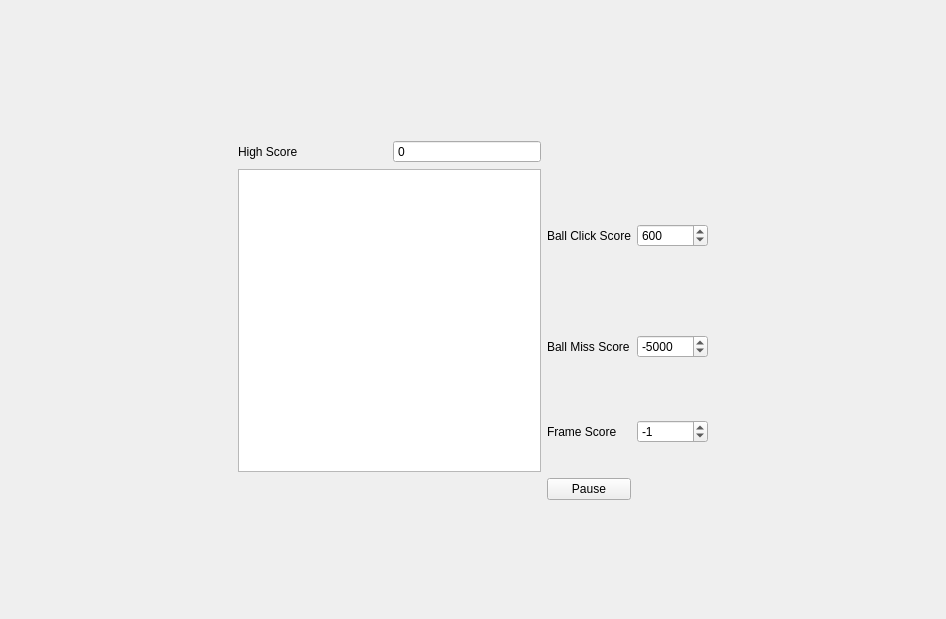
<?xml version="1.0" encoding="UTF-8"?>
<ui version="4.0">
 <class>MainWindow</class>
 <widget class="QMainWindow" name="MainWindow">
  <property name="geometry">
   <rect>
    <x>0</x>
    <y>0</y>
    <width>946</width>
    <height>619</height>
   </rect>
  </property>
  <property name="windowTitle">
   <string>Click The Ball</string>
  </property>
  <widget class="QWidget" name="centralwidget">
   <layout class="QGridLayout" name="gridLayout">
    <item row="7" column="2">
     <spacer name="verticalSpacer">
      <property name="orientation">
       <enum>Qt::Vertical</enum>
      </property>
      <property name="sizeHint" stdset="0">
       <size>
        <width>20</width>
        <height>40</height>
       </size>
      </property>
     </spacer>
    </item>
    <item row="4" column="5">
     <spacer name="horizontalSpacer_2">
      <property name="orientation">
       <enum>Qt::Horizontal</enum>
      </property>
      <property name="sizeHint" stdset="0">
       <size>
        <width>40</width>
        <height>20</height>
       </size>
      </property>
     </spacer>
    </item>
    <item row="2" column="1">
     <widget class="QLabel" name="label_4">
      <property name="text">
       <string>High Score</string>
      </property>
     </widget>
    </item>
    <item row="3" column="1" rowspan="3" colspan="2">
     <widget class="QGraphicsView" name="graphicsView">
      <property name="minimumSize">
       <size>
        <width>303</width>
        <height>303</height>
       </size>
      </property>
      <property name="maximumSize">
       <size>
        <width>303</width>
        <height>303</height>
       </size>
      </property>
     </widget>
    </item>
    <item row="2" column="2">
     <widget class="QSpinBox" name="sbScore">
      <property name="readOnly">
       <bool>true</bool>
      </property>
      <property name="buttonSymbols">
       <enum>QAbstractSpinBox::NoButtons</enum>
      </property>
      <property name="keyboardTracking">
       <bool>false</bool>
      </property>
      <property name="minimum">
       <number>-999999999</number>
      </property>
      <property name="maximum">
       <number>999999999</number>
      </property>
     </widget>
    </item>
    <item row="0" column="2">
     <spacer name="verticalSpacer_2">
      <property name="orientation">
       <enum>Qt::Vertical</enum>
      </property>
      <property name="sizeHint" stdset="0">
       <size>
        <width>20</width>
        <height>40</height>
       </size>
      </property>
     </spacer>
    </item>
    <item row="1" column="0">
     <spacer name="horizontalSpacer">
      <property name="orientation">
       <enum>Qt::Horizontal</enum>
      </property>
      <property name="sizeHint" stdset="0">
       <size>
        <width>40</width>
        <height>20</height>
       </size>
      </property>
     </spacer>
    </item>
    <item row="4" column="4">
     <widget class="QSpinBox" name="sbMiss">
      <property name="minimum">
       <number>-999999999</number>
      </property>
      <property name="maximum">
       <number>999999999</number>
      </property>
      <property name="value">
       <number>-5000</number>
      </property>
     </widget>
    </item>
    <item row="5" column="4">
     <widget class="QSpinBox" name="sbFrame">
      <property name="minimum">
       <number>-999999999</number>
      </property>
      <property name="maximum">
       <number>999999999</number>
      </property>
      <property name="value">
       <number>-1</number>
      </property>
     </widget>
    </item>
    <item row="4" column="3">
     <widget class="QLabel" name="label_2">
      <property name="text">
       <string>Ball Miss Score</string>
      </property>
     </widget>
    </item>
    <item row="3" column="3">
     <widget class="QLabel" name="label">
      <property name="text">
       <string>Ball Click Score</string>
      </property>
     </widget>
    </item>
    <item row="5" column="3">
     <widget class="QLabel" name="label_3">
      <property name="text">
       <string>Frame Score</string>
      </property>
     </widget>
    </item>
    <item row="3" column="4">
     <widget class="QSpinBox" name="sbClick">
      <property name="minimum">
       <number>-999999999</number>
      </property>
      <property name="maximum">
       <number>999999999</number>
      </property>
      <property name="value">
       <number>600</number>
      </property>
     </widget>
    </item>
    <item row="6" column="3">
     <widget class="QPushButton" name="pushButton">
      <property name="text">
       <string>Pause</string>
      </property>
      <property name="checkable">
       <bool>true</bool>
      </property>
     </widget>
    </item>
   </layout>
  </widget>
  <action name="actionBall_Score">
   <property name="text">
    <string>Set Ball Click Score</string>
   </property>
  </action>
  <action name="actionSet_Ball_Miss_Score">
   <property name="text">
    <string>Set Ball Miss Score</string>
   </property>
  </action>
  <action name="actionSet_Frame_Score">
   <property name="text">
    <string>Set Frame Score</string>
   </property>
  </action>
 </widget>
 <resources/>
 <connections/>
</ui>
